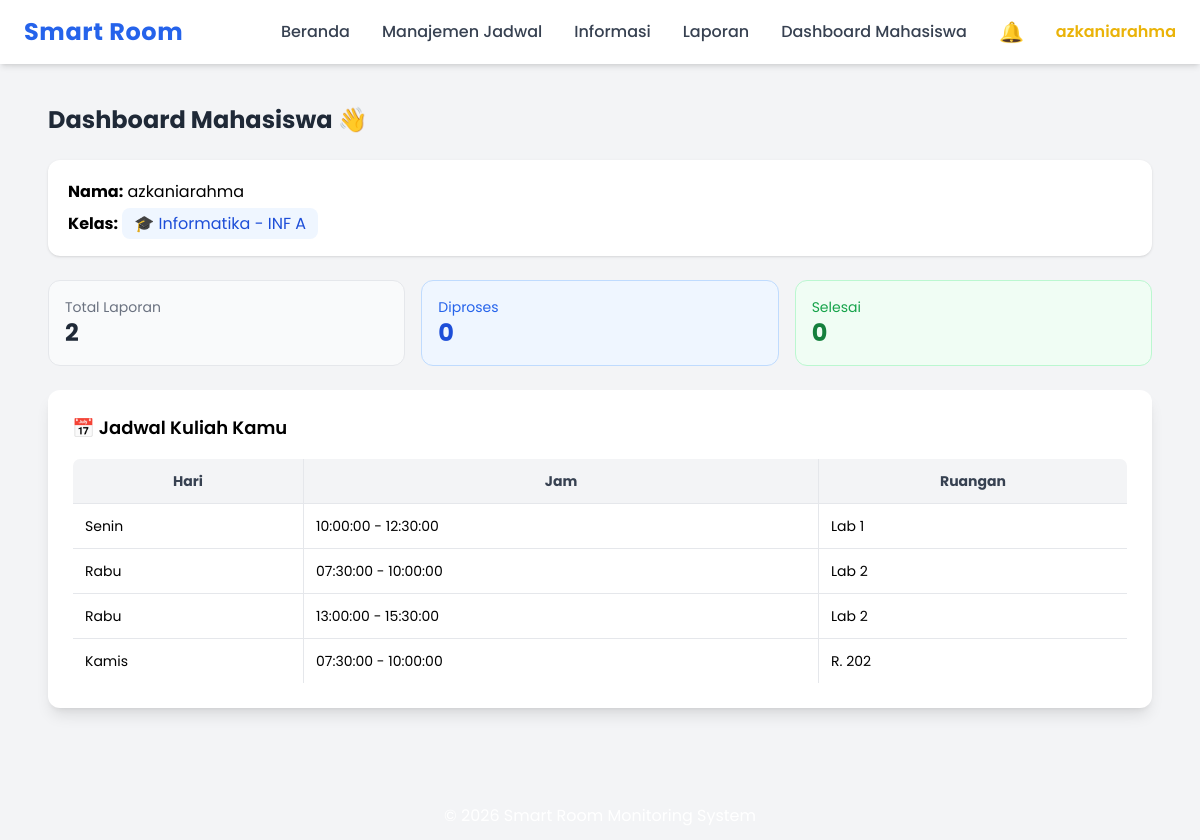
Page /index.php?menu=dashboard_mahasiswa (signed in) on the earlier database version.
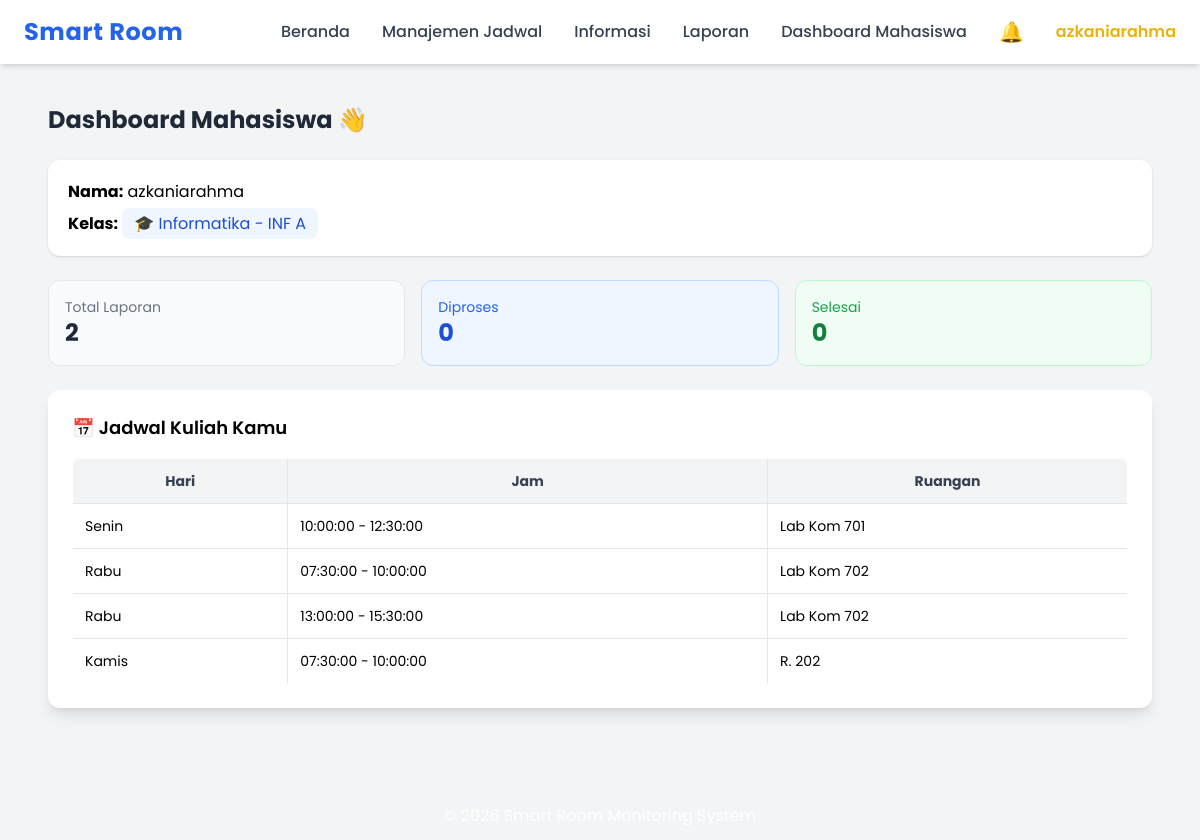
Same page on the later database version.
### tables this page shows
CREATE TABLE `jadwal` (
  `id_jadwal` int NOT NULL,
  `id_mk_prodi` int DEFAULT NULL,
  `id_dosen` int DEFAULT NULL,
  `id_ruangan` int DEFAULT NULL,
  `id_kelas` int DEFAULT NULL,
  `id_tahun_ajar` int DEFAULT NULL,
  `hari` varchar(20) DEFAULT NULL,
  `jam_mulai` time DEFAULT NULL,
  `jam_selesai` time DEFAULT NULL
);

CREATE TABLE `ruangan` (
  `id_ruangan` int NOT NULL,
  `id_gedung` int DEFAULT NULL,
  `nama_ruangan` varchar(50) DEFAULT NULL,
  `kapasitas` int DEFAULT NULL,
  `lantai` int NOT NULL DEFAULT '1'
);

### mahasiswa/dashboard.php (the view, shortened to what this page needs)
<?php
include "config/koneksi.php";
$id_user = $_SESSION['id_user'];
$mahasiswa = $conn->query("
SELECT m.*, k.nama_kelas, p.nama_prodi
FROM mahasiswa m
LEFT JOIN kelas k ON m.id_kelas = k.id_kelas
LEFT JOIN prodi p ON k.id_prodi = p.id_prodi
WHERE m.id_user = '$id_user'
")->fetch_assoc();
$id_kelas = $mahasiswa['id_kelas'] ?? null;
$data = $conn->query("
SELECT j.*, r.nama_ruangan
FROM jadwal j
LEFT JOIN ruangan r ON j.id_ruangan = r.id_ruangan
WHERE j.id_kelas = '$id_kelas'
ORDER BY
FIELD(j.hari, 'Senin','Selasa','Rabu','Kamis','Jumat','Sabtu','Minggu'),
j.jam_mulai ASC
");
$total = $conn->query("SELECT COUNT(*) as jml FROM laporan_fasilitas WHERE id_user='$id_user'")->fetch_assoc()['jml'] ?? 0;
$diproses = $conn->query("SELECT COUNT(*) as jml FROM laporan_fasilitas WHERE id_user='$id_user' AND status='proses'")->fetch_assoc()['jml'] ?? 0;
$selesai = $conn->query("SELECT COUNT(*) as jml FROM laporan_fasilitas WHERE id_user='$id_user' AND status='selesai'")->fetch_assoc()['jml'] ?? 0;
?>
<div class="p-6">
<h2 class="text-2xl font-bold mb-6 text-gray-800">
Dashboard Mahasiswa 👋
</h2>
<div class="bg-white p-5 rounded-xl shadow mb-6 space-y-2">
<p><b>Nama:</b> <?= $_SESSION['username'] ?></p>
<?php if($mahasiswa && $mahasiswa['nama_kelas']){ ?>
<p>
<b>Kelas:</b>
<span class="bg-blue-50 text-blue-700 px-3 py-1 rounded-lg">
🎓 <?= $mahasiswa['nama_prodi'] ?> - <?= $mahasiswa['nama_kelas'] ?>
</span>
</p>
<?php } else { ?>
<p class="text-red-500">⚠️ Kamu belum memiliki kelas</p>
<?php } ?>
</div>
<div class="grid grid-cols-1 md:grid-cols-3 gap-4 mb-6">
<div class="bg-gray-50 border border-gray-200 p-4 rounded-xl">
<p class="text-gray-500 text-sm">Total Laporan</p>
<h2 class="text-2xl font-bold text-gray-800"><?= $total ?></h2>
</div>
<div class="bg-blue-50 border border-blue-200 p-4 rounded-xl">
<p class="text-blue-600 text-sm">Diproses</p>
<h2 class="text-2xl font-bold text-blue-700"><?= $diproses ?></h2>
</div>
<div class="bg-green-50 border border-green-200 p-4 rounded-xl">
<p class="text-green-600 text-sm">Selesai</p>
<h2 class="text-2xl font-bold text-green-700"><?= $selesai ?></h2>
</div>
</div>
<div class="bg-white shadow-lg rounded-xl p-6">
<h3 class="text-lg font-semibold mb-4">
📅 Jadwal Kuliah Kamu
</h3>
<div class="overflow-x-auto">
<table class="w-full text-sm border rounded-lg overflow-hidden">
<tr class="bg-gray-100 text-gray-700">
    <th class="p-3 border">Hari</th>
    <th class="p-3 border">Jam</th>
    <th class="p-3 border">Ruangan</th>
</tr>
<?php if($data && $data->num_rows > 0): ?>
    <?php while($d = $data->fetch_assoc()): ?>
    <tr class="hover:bg-gray-50 transition">
        <td class="p-3 border"><?= $d['hari'] ?></td>
        <td class="p-3 border">
            <?= $d['jam_mulai'] ?> - <?= $d['jam_selesai'] ?>
        </td>
        <td class="p-3 border">
            <?= $d['nama_ruangan'] ?? '-' ?>
        </td>
    </tr>
    <?php endwhile; ?>
<?php endif; ?>
</table>
</div>
</div>
</div>

Differences in the rows shown:
changed through a linked row, jadwal "Senin": id_ruangan.nama_ruangan "Lab 1" → "Lab Kom 701"
changed through a linked row, jadwal (number 2 of 4 on the later page): id_ruangan.nama_ruangan "Lab 2" → "Lab Kom 702"
changed through a linked row, jadwal (number 3 of 4 on the later page): id_ruangan.nama_ruangan "Lab 2" → "Lab Kom 702"
